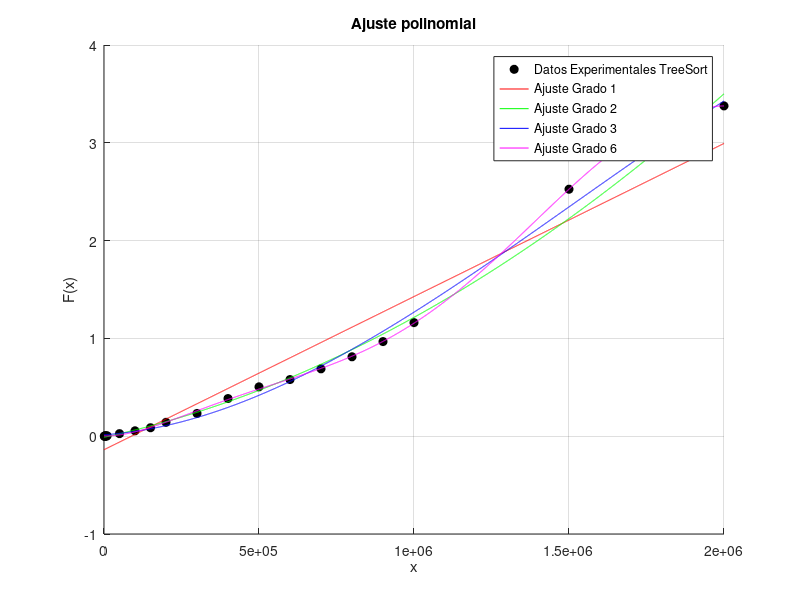

The MATLAB source for this figure:
%%VALORES DE X 
x=[1000
2000
3000
4000
5000
8000
10000
50000
100000
150000
200000
300000
400000
500000
600000
700000
800000
900000
1000000
1500000
2000000
];
 
%%VALORES DE Y = F(x) en Milisegundos
y=[0.000185013
0.000440121
0.001019001
0.001244068
0.001913071
0.002369881
0.003829002
0.026273966
0.055223942
0.086506128
0.14190197
0.232756138
0.38499403
0.504781008
0.579200029
0.689131975
0.81227088
0.967460871
1.16125679
2.525167942
3.377446175];

%%GRADOS DEL POLINOMIO DE AJUSTE
grados = [1, 2, 3, 6]; % Grados a considerar
colors = ['r', 'g', 'b', 'm']; % Colores para las diferentes curvas

%%SE CREA UN ESPACIO PARA REALIZAR UNA GRAFICA EN 
%%DONDE SE COMPARA LA CURVA AJUSTADA CONTRA LOS 
%%VALORES EXPERIMENTALES
xi=linspace(0,2000000,10000); % Espacio de puntos para Xi

%%SE REALIZA LA FIGURA CORRESPONDIENTE
figure(1);
hold on; % Mantener la gráfica para superponer

% Graficar los puntos experimentales
plot(x, y, 'ko', 'MarkerFaceColor', 'k', 'DisplayName', 'Datos Experimentales TreeSort');

% Ajustar y graficar polinomios de diferentes grados
for i = 1:length(grados)
    grado = grados(i);
    p = polyfit(x, y, grado); % Función que realiza el ajuste polinomial
    z = polyval(p, xi); % Evaluación del polinomio P en el espacio Xi
    plot(xi, z, colors(i), 'DisplayName', sprintf('Ajuste Grado %d', grado));
end

grid;
ylabel('F(x)');
xlabel('x');
title('Ajuste polinomial');
legend show; % Mostrar leyenda
hold off; % Liberar la gráfica